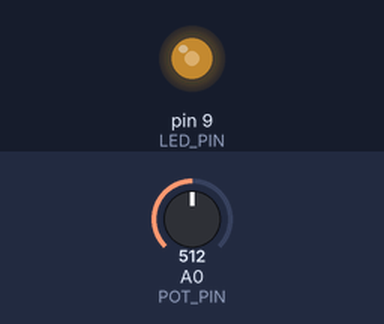
Bench run of a sketch on a simulated Arduino Uno, built with avr-gcc and run on an emulated ATmega328P. Shown: output pins drawn as LEDs (lit = HIGH). The test bench sets the inputs (shaded band); at power-on: A0 (POT_PIN) = 512.

Above: at 1.2 s.
1.3 s: A0 (POT_PIN) set to 716
At 1.6 s:
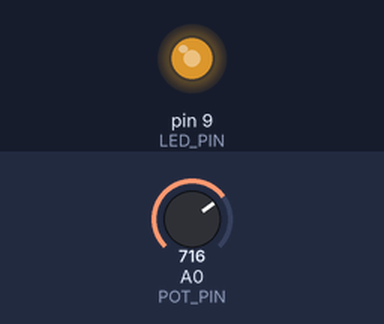
2.8 s: A0 (POT_PIN) set to 900
At 3.9 s:
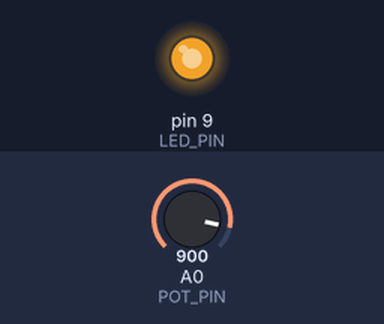
4.3 s: A0 (POT_PIN) set to 122
At 5.1 s:
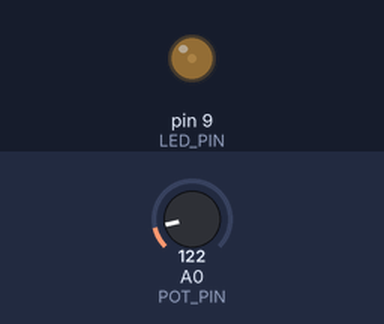
5.8 s: A0 (POT_PIN) set to 0
At 6.2 s:
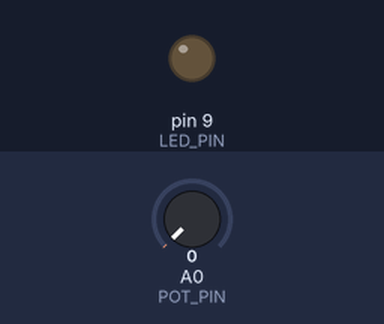
7.3 s: A0 (POT_PIN) set to 511
At 8.6 s:
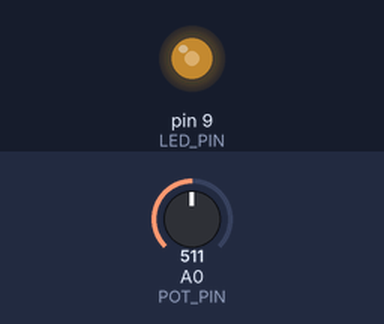
Timing chart, 0 to 9.8 s (numbered marks = the images above; inputs shaded):
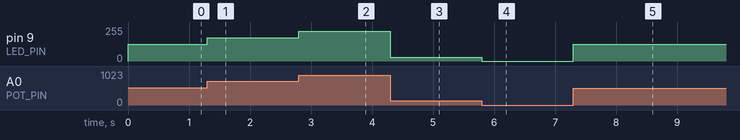

Measured:
- after the input at 1.3 s, pin 9 (LED_PIN): 125/255 → 175/255 at once
- after the input at 2.8 s, pin 9 (LED_PIN): 175/255 → 225/255 at once
- after the input at 4.3 s, pin 9 (LED_PIN): 225/255 → 30/255 at once
- after the input at 5.8 s, pin 9 (LED_PIN): 30/255 → 0/255 at once
- after the input at 7.3 s, pin 9 (LED_PIN): 0/255 → 125/255 at once

The sketch:

pot_light.ino
```cpp
#define LED_PIN 9
#define POT_PIN A0

int old_rotation = 0;

void setup() {
  pinMode(LED_PIN, OUTPUT);
  pinMode(POT_PIN, INPUT);

  //Serial.begin(9600);
}

void loop() {
  int rotation, brightness;

  rotation = analogRead(POT_PIN);

  // round rotation
  rotation = (rotation/ 20) * 20;

  // make changed only if got new value
  if(old_rotation != rotation) {
    old_rotation = rotation;

    brightness = rotation / 4;

    analogWrite(LED_PIN, brightness);
    /*
    Serial.print("rotation: ");
    Serial.print(rotation);
    Serial.print(" brightness: ");
    Serial.println(brightness);
    */
  }

}
```
